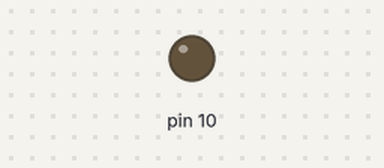
Simulated run of this sketch. Board: Arduino Uno, built with avr-gcc and run on an emulated ATmega328P. On the bench: output pins drawn as LEDs (lit = HIGH).

Above: at 0.1 s.
Timing chart, 0 to 1.7 s (numbered marks = the images above):
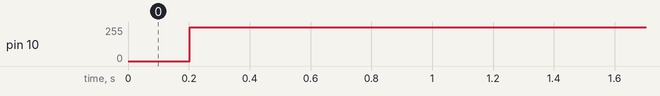

The sketch:

SineGen.ino
```cpp
int F = 2;
int Fs = 500;
int n = 500;
float t;
int sampling_interval;
byte samples[500];

void setup() {
  // put your setup code here, to run once:
  //For the sine wave generation
  pinMode(10, OUTPUT);
  for (int n=0; n < Fs;n++){
    t = (float) n/Fs;
    samples[n] = (byte) (127.0 * sin(2*3.14*t) + 127.0);
  }
  sampling_interval = 1000000/(F*n);

}

void loop() {
  // put your main code here, to run repeatedly:
  //Sine generation
  for (int j = 0; j<255; j++){
    analogWrite(10, samples[j]);
    delayMicroseconds(sampling_interval);
  }

}
```

Measured:
- by itself, pin 10: 0/255 → 253/255 at 0.20 s
